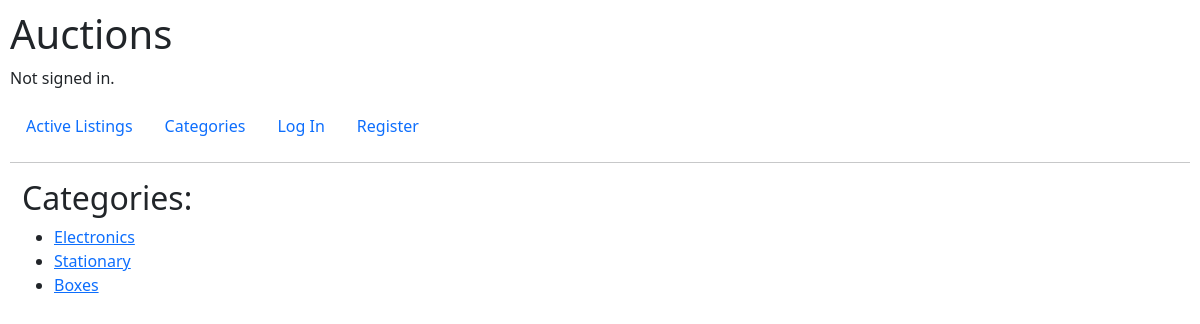
The page /categories on the database as committed earlier.
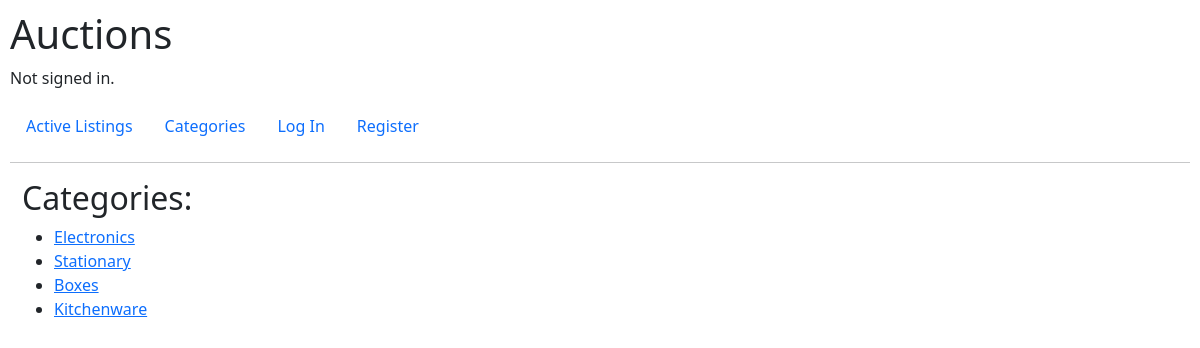
The same page on the database as committed later.
### auctions/models.py (models this page shows, shortened)
class Category(models.Model):
    name = models.CharField(max_length=32, null=True, blank=True)

### auctions/views.py (the view)
# urls.py: path('categories', views.categories, name='categories'),
def categories(request):
    all_categories = Category.objects.all()
    return render(request, "auctions/categories.html", {
        'categories': all_categories
    })

### auctions/templates/auctions/categories.html (shortened to what this page needs)
{% extends "auctions/layout.html" %}
{% block body %}
    <h2>Categories:</h2>
    <ul>
        {% for category in categories %}
            <li><a href="{% url 'category_name' category.id%}">{{ category.name }}</a></li>
        {% endfor %}
    </ul>
{% endblock %}

Rows that differ between the two databases and show on the page:
added Category: name "Kitchenware"
